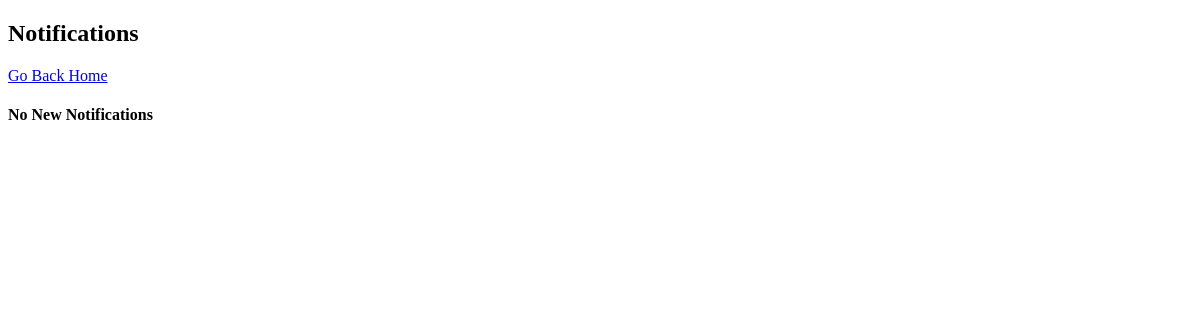
The app's page /main/notification-list/ (signed in), older data.
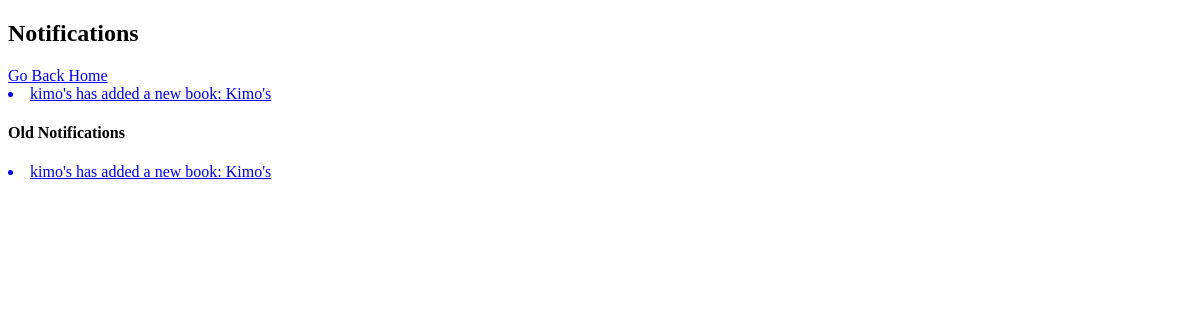
The same page, newer data.
### main/models.py (models this page shows)
class NotificationCenter(models.Model):
    read = models.IntegerField(default=0)
    receiver = models.ForeignKey(User)
    notification = models.ForeignKey(Notification)

class Notification(models.Model):
    verb = models.TextField()
    actor = models.ForeignKey(User)
    library = models.ForeignKey(Library)
    book = models.ForeignKey(Book)

### main/views.py (the view)
class NotificationListView(ListView):
    model = NotificationCenter
    template_name = "main/notification_list.html"
    def get_context_data(self, **kwargs):
        context = super(NotificationListView, self).get_context_data(**kwargs)
        if self.request.user.is_authenticated():
            current_user_id = self.request.user
            try:
                object_list = NotificationCenter.objects.filter(receiver_id=current_user_id, read=0)
                context['object_list'] = object_list
                context['read_notifications'] = NotificationCenter.objects.filter(receiver_id=current_user_id)
                for obj in object_list:
                    obj.read = 1
                    obj.save()
                if object_list:
                    context['count'] = object_list.count()
                else:
                    context['count'] = 0
            except:
                lib_id = ""
            return context

### templates/main/notification_list.html
<!DOCTYPE html>
<html>
	{% block content %}
	    <h2>Notifications</h2>
	    <a href="/main/">Go Back Home</a>
	    {% if object_list %}
	        {% for notification in object_list %}
	            <a href="{% url "book-detail" notification.notification.book.library.slug notification.notification.book.slug %}"><li>{{ notification.notification.verb }}</li></a>
	        {% endfor %}
	    {% else %}
	    	<h4>No New Notifications</h4><br><br>
	    {% endif %}
	    {% if read_notifications %}
	    <h4>Old Notifications</h4>
	    	{% for notification in read_notifications %}
	            <a href="{% url "book-detail" notification.notification.book.library.slug notification.notification.book.slug %}"><li>{{ notification.notification.verb }}</li></a>
	        {% endfor %}
	    {% endif %}
	{% endblock %}
</html>

Row changes from the older to the newer data that the page shows:
added NotificationCenter: notification.verb "kimo's has added a new book: Kimo's"
Text that changed along with them:
text no longer shown: "No New Notifications"
text now shown: "Old Notifications"
